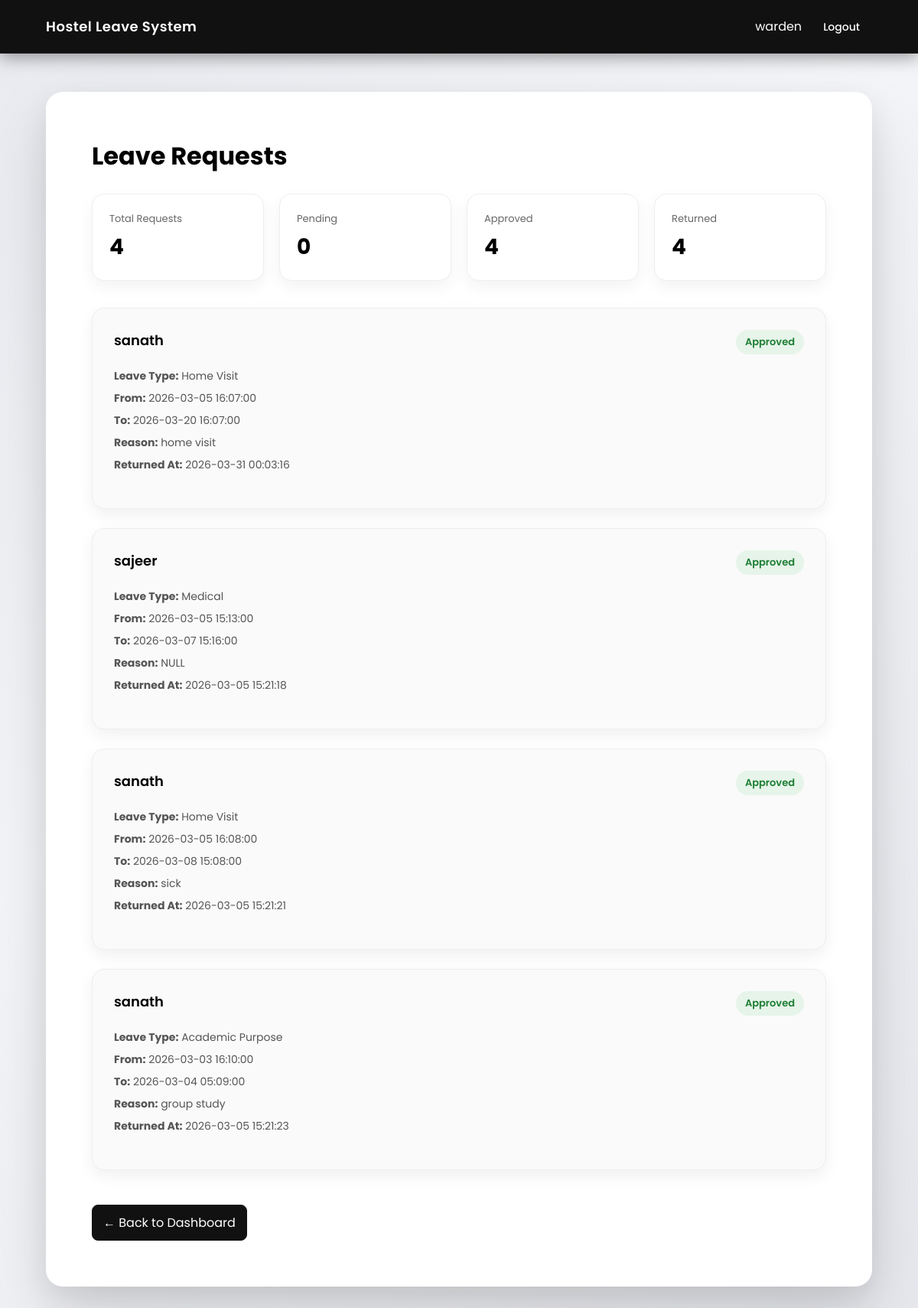
/warden/view_requests.php (signed in), run on the app's committed database.
### tables this page shows
CREATE TABLE `hostel_leaves` (
  `id` int(11) NOT NULL,
  `student_id` int(11) NOT NULL,
  `leave_type_id` int(11) NOT NULL,
  `from_datetime` datetime NOT NULL,
  `to_datetime` datetime NOT NULL,
  `reason` text NOT NULL,
  `status` enum('Pending','Approved','Rejected') DEFAULT 'Pending',
  `applied_at` timestamp NOT NULL DEFAULT current_timestamp(),
  `returned_at` datetime DEFAULT NULL
);

CREATE TABLE `users` (
  `id` int(11) NOT NULL,
  `role_id` int(11) NOT NULL,
  `name` varchar(100) NOT NULL,
  `username` varchar(50) NOT NULL,
  `password` varchar(255) NOT NULL,
  `email` varchar(100) DEFAULT NULL,
  `parent_email` varchar(100) DEFAULT NULL,
  `teacher_email` varchar(100) DEFAULT NULL,
  `created_at` timestamp NOT NULL DEFAULT current_timestamp()
);

CREATE TABLE `leave_types` (
  `id` int(11) NOT NULL,
  `type_name` varchar(50) NOT NULL
);

### warden/view_requests.php (the view, shortened to what this page needs)
<?php
include("../config/db.php");
$query = "
SELECT hostel_leaves.*, users.name, leave_types.type_name
FROM hostel_leaves
JOIN users
    ON hostel_leaves.student_id = users.id
JOIN leave_types
    ON hostel_leaves.leave_type_id = leave_types.id
ORDER BY hostel_leaves.applied_at DESC
";
$result = mysqli_query($conn, $query);
$total = mysqli_fetch_assoc(mysqli_query($conn,"SELECT COUNT(*) as total FROM hostel_leaves"))['total'];
$pending = mysqli_fetch_assoc(mysqli_query($conn,"SELECT COUNT(*) as total FROM hostel_leaves WHERE status='Pending'"))['total'];
$approved = mysqli_fetch_assoc(mysqli_query($conn,"SELECT COUNT(*) as total FROM hostel_leaves WHERE status='Approved'"))['total'];
$returned = mysqli_fetch_assoc(mysqli_query($conn,"SELECT COUNT(*) as total FROM hostel_leaves WHERE returned_at IS NOT NULL"))['total'];
?>
<!DOCTYPE html>
<html>
<head>
</head>
<body>
<div class="topbar">
<div class="logo">Hostel Leave System</div>
<div>
<?php echo $_SESSION["username"]; ?>
<a class="logout-btn" href="../auth/logout.php">Logout</a>
</div>
</div>
<div class="container">
<h1>Leave Requests</h1>
<div class="stats">
<div class="stat-card">
<p>Total Requests</p>
<h2><?php echo $total; ?></h2>
</div>
<div class="stat-card">
<p>Pending</p>
<h2><?php echo $pending; ?></h2>
</div>
<div class="stat-card">
<p>Approved</p>
<h2><?php echo $approved; ?></h2>
</div>
<div class="stat-card">
<p>Returned</p>
<h2><?php echo $returned; ?></h2>
</div>
</div>
<?php
if (mysqli_num_rows($result) == 0) {
    echo "No leave requests.";
} else {
while ($row = mysqli_fetch_assoc($result)) {
$status = strtolower($row["status"]);
?>
<div class="card">
<div class="card-header">
<div class="student">
<?php echo htmlspecialchars($row["name"]); ?>
</div>
<div class="status <?php echo $status; ?>">
<?php echo htmlspecialchars($row["status"]); ?>
</div>
</div>
<div class="row">
<strong>Leave Type:</strong> <?php echo htmlspecialchars($row["type_name"]); ?>
</div>
<div class="row">
<strong>From:</strong> <?php echo htmlspecialchars($row["from_datetime"]); ?>
</div>
<div class="row">
<strong>To:</strong> <?php echo htmlspecialchars($row["to_datetime"]); ?>
</div>
<div class="row">
<strong>Reason:</strong> <?php echo htmlspecialchars($row["reason"]); ?>
</div>
<?php if ($row["returned_at"] != NULL) { ?>
<div class="row">
<strong>Returned At:</strong> <?php echo htmlspecialchars($row["returned_at"]); ?>
</div>
<?php } ?>
</div>
<?php
}
}
?>
<a class="back-btn" href="dashboard.php">← Back to Dashboard</a>
</div>
</body>
</html>

### warden/view_requests.php (style rules this page uses)
* { margin:0; padding:0; box-sizing:border-box; font-family:'Poppins',sans-serif; }
body { min-height:100vh; background: linear-gradient(135deg,#e8eaef 0%,#f4f5f8 40%,#e6e8ed 100%); padding:120px 60px 60px 60px; }
.topbar { position:fixed; top:0; left:0; width:100%; height:70px; background:#111; display:flex; justify-content:space-between; align-items:center; padding:0 60px; color:#fff; box-shadow:0 6px 20px rgba(0,0,0,0.35); border-bottom:1px solid #222; z-index:1000; }
.topbar a { text-decoration:none; color:#fff; font-weight:500; }
.container { max-width:1100px; margin:auto; padding:60px; background:#fff; border-radius:22px; box-shadow: 0 40px 90px rgba(0,0,0,0.12), 0 15px 35px rgba(0,0,0,0.08); }
h1 { margin-bottom:25px; }
.stats { display:grid; grid-template-columns:repeat(auto-fit,minmax(200px,1fr)); gap:20px; margin-bottom:35px; }
.stat-card { background:#fff; border-radius:16px; padding:22px; border:1px solid #eee; box-shadow:0 8px 20px rgba(0,0,0,0.05); }
.stat-card p { font-size:13px; color:#666; margin-bottom:6px; }
.stat-card h2 { font-size:28px; }
.card { background:#fafafa; padding:28px; margin-bottom:25px; border-radius:16px; border:1px solid #eee; box-shadow:0 8px 20px rgba(0,0,0,0.06); }
.card-header { display:flex; justify-content:space-between; margin-bottom:18px; }
.student { font-size:18px; font-weight:600; }
.status { font-weight:600; font-size:13px; padding:6px 12px; border-radius:20px; }
.approved { background:#e6f4ea; color:#1e7e34; }
.row { margin-bottom:8px; font-size:14px; color:#555; }
.back-btn { display:inline-block; margin-top:20px; padding:10px 14px; border:1px solid #111; border-radius:8px; text-decoration:none; color:#fff; background:#111; }
.logout-btn { padding:8px 16px; border-radius:8px; background:#111; color:1#fff; text-decoration:none; font-size:14px; font-weight:500; margin-left:12px; transition:0.2s; }
.logo { font-size:18px; font-weight:600; letter-spacing:0.5px; }

### data on the page
hostel_leaves: student.name "sanath", status "Approved", leave_type.type_name "Home Visit", from_datetime "2026-03-05 16:07:00", to_datetime "2026-03-20 16:07:00", reason "home visit", returned_at "2026-03-31 00:03:16"
hostel_leaves: student.name "sajeer", status "Approved", leave_type.type_name "Medical", from_datetime "2026-03-05 15:13:00", to_datetime "2026-03-07 15:16:00", reason "NULL", returned_at "2026-03-05 15:21:18"
hostel_leaves: student.name "sanath", status "Approved", leave_type.type_name "Home Visit", from_datetime "2026-03-05 16:08:00", to_datetime "2026-03-08 15:08:00", reason "sick", returned_at "2026-03-05 15:21:21"
hostel_leaves: student.name "sanath", status "Approved", leave_type.type_name "Academic Purpose", from_datetime "2026-03-03 16:10:00", to_datetime "2026-03-04 05:09:00", reason "group study", returned_at "2026-03-05 15:21:23"

### other printed values
$_SESSION["username"] "warden"
$total "4"
$pending "0"
$approved "4"
$returned "4"
